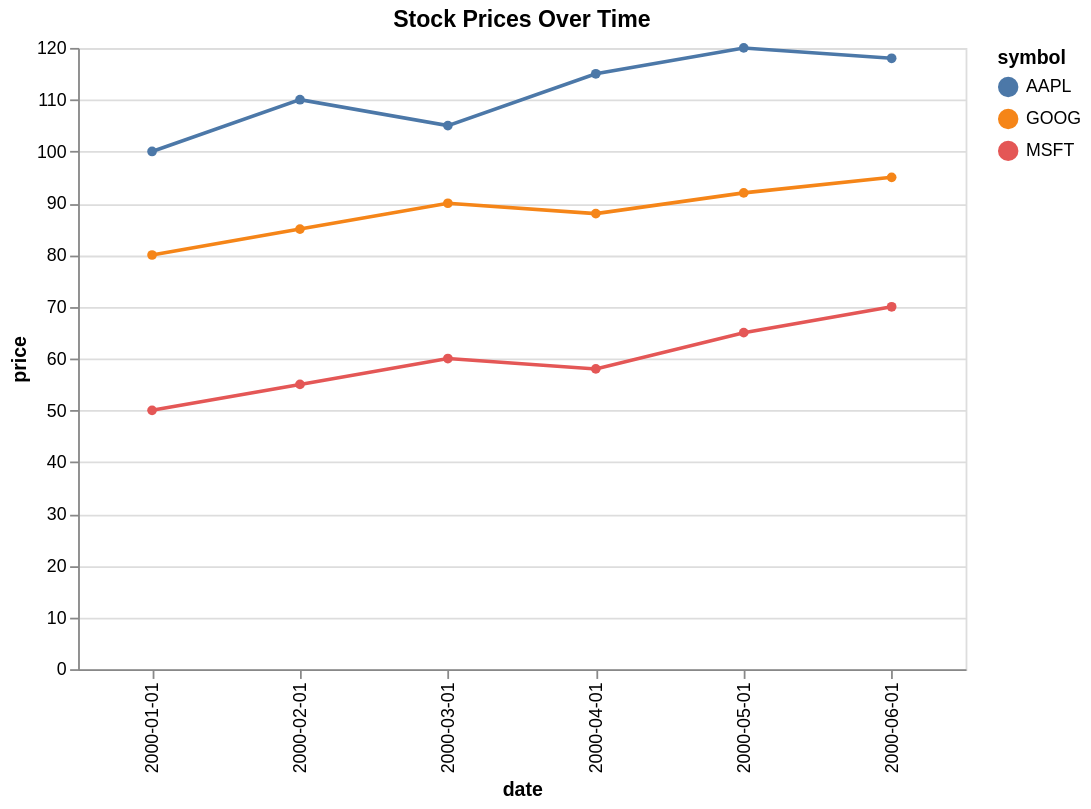

Express this chart as Vega-Lite.
### Vega-Lite specification from a JSON file in a GitHub repository (floating-point values rounded to 4 significant figures)
{"$schema": "https://vega.github.io/schema/vega-lite/v5.json", "height": 350, "encoding": {"tooltip": [{"field": "date", "type": "nominal"}, {"field": "symbol", "type": "nominal"}, {"field": "price", "type": "quantitative"}], "x": {"field": "date", "type": "nominal"}, "color": {"field": "symbol", "type": "nominal"}, "opacity": {"condition": {"param": "legend_selection", "value": 1, "empty": true}, "value": 0.15}, "y": {"field": "price", "type": "quantitative"}}, "data": {"values": [{"price": 100.0, "symbol": "AAPL", "date": "2000-01-01"}, {"price": 110.0, "symbol": "AAPL", "date": "2000-02-01"}, {"price": 105.0, "symbol": "AAPL", "date": "2000-03-01"}, {"price": 115.0, "symbol": "AAPL", "date": "2000-04-01"}, {"price": 120.0, "symbol": "AAPL", "date": "2000-05-01"}, {"price": 118.0, "symbol": "AAPL", "date": "2000-06-01"}, {"price": 80.0, "symbol": "GOOG", "date": "2000-01-01"}, {"price": 85.0, "symbol": "GOOG", "date": "2000-02-01"}, {"price": 90.0, "symbol": "GOOG", "date": "2000-03-01"}, {"price": 88.0, "symbol": "GOOG", "date": "2000-04-01"}, {"price": 92.0, "symbol": "GOOG", "date": "2000-05-01"}, {"price": 95.0, "symbol": "GOOG", "date": "2000-06-01"}, {"price": 50.0, "symbol": "MSFT", "date": "2000-01-01"}, {"price": 55.0, "symbol": "MSFT", "date": "2000-02-01"}, {"price": 60.0, "symbol": "MSFT", "date": "2000-03-01"}, {"price": 58.0, "symbol": "MSFT", "date": "2000-04-01"}, {"price": 65.0, "symbol": "MSFT", "date": "2000-05-01"}, {"price": 70.0, "symbol": "MSFT", "date": "2000-06-01"}]}, "title": "Stock Prices Over Time", "width": 500, "mark": {"point": true, "type": "line"}, "params": [{"name": "legend_selection", "bind": "legend", "select": {"fields": ["symbol"], "type": "point"}}, {"name": "hover_nearest", "select": {"nearest": true, "on": "pointerover", "type": "point"}}]}
